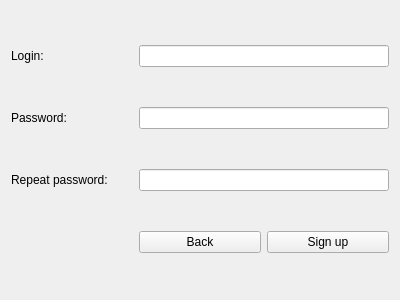
<?xml version="1.0" encoding="UTF-8"?>
<ui version="4.0">
 <class>Registration</class>
 <widget class="QWidget" name="Registration">
  <property name="geometry">
   <rect>
    <x>0</x>
    <y>0</y>
    <width>400</width>
    <height>300</height>
   </rect>
  </property>
  <property name="windowTitle">
   <string>Dialog</string>
  </property>
  <layout class="QGridLayout" name="gridLayout">
   <item row="0" column="1" colspan="2">
    <widget class="QLineEdit" name="loginLabel">
     <property name="sizePolicy">
      <sizepolicy hsizetype="Preferred" vsizetype="Fixed">
       <horstretch>0</horstretch>
       <verstretch>0</verstretch>
      </sizepolicy>
     </property>
    </widget>
   </item>
   <item row="1" column="0">
    <widget class="QLabel" name="label_2">
     <property name="font">
      <font>
       <strikeout>false</strikeout>
      </font>
     </property>
     <property name="text">
      <string>Password:</string>
     </property>
     <property name="alignment">
      <set>Qt::AlignLeading|Qt::AlignLeft|Qt::AlignVCenter</set>
     </property>
    </widget>
   </item>
   <item row="1" column="1" colspan="2">
    <widget class="QLineEdit" name="passwordLabel_1"/>
   </item>
   <item row="2" column="1" colspan="2">
    <widget class="QLineEdit" name="passwordLabel_2">
     <property name="sizePolicy">
      <sizepolicy hsizetype="Preferred" vsizetype="Fixed">
       <horstretch>0</horstretch>
       <verstretch>0</verstretch>
      </sizepolicy>
     </property>
    </widget>
   </item>
   <item row="3" column="1">
    <widget class="QPushButton" name="backButton">
     <property name="text">
      <string>Back</string>
     </property>
    </widget>
   </item>
   <item row="0" column="0">
    <widget class="QLabel" name="label">
     <property name="text">
      <string>Login:</string>
     </property>
     <property name="alignment">
      <set>Qt::AlignLeading|Qt::AlignLeft|Qt::AlignVCenter</set>
     </property>
    </widget>
   </item>
   <item row="2" column="0">
    <widget class="QLabel" name="label_3">
     <property name="text">
      <string>Repeat password:</string>
     </property>
    </widget>
   </item>
   <item row="3" column="2">
    <widget class="QPushButton" name="signUpButton">
     <property name="text">
      <string>Sign up</string>
     </property>
    </widget>
   </item>
  </layout>
 </widget>
 <resources/>
 <connections/>
</ui>
